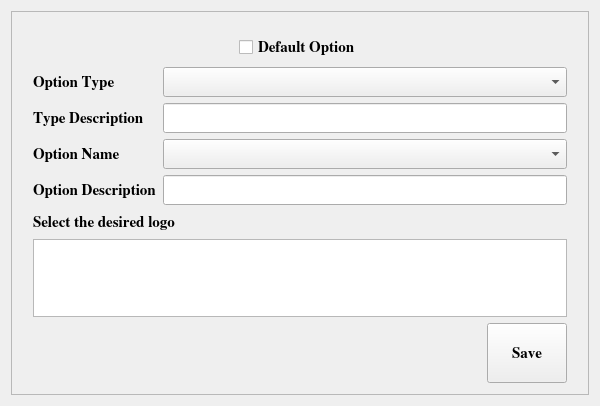
<?xml version="1.0" encoding="UTF-8"?>
<ui version="4.0">
 <class>ProductOptionCreationWidgetBase</class>
 <widget class="QWidget" name="ProductOptionCreationWidgetBase">
  <property name="geometry">
   <rect>
    <x>0</x>
    <y>0</y>
    <width>600</width>
    <height>406</height>
   </rect>
  </property>
  <property name="sizePolicy">
   <sizepolicy hsizetype="Minimum" vsizetype="Minimum">
    <horstretch>0</horstretch>
    <verstretch>0</verstretch>
   </sizepolicy>
  </property>
  <property name="minimumSize">
   <size>
    <width>400</width>
    <height>400</height>
   </size>
  </property>
  <property name="maximumSize">
   <size>
    <width>32767</width>
    <height>32767</height>
   </size>
  </property>
  <property name="font">
   <font>
    <family>Nimbus Roman No9 l</family>
    <pointsize>11</pointsize>
    <weight>75</weight>
    <bold>true</bold>
   </font>
  </property>
  <property name="windowTitle">
   <string>Create a new option</string>
  </property>
  <layout class="QGridLayout">
   <item row="0" column="0">
    <widget class="QFrame" name="frame14">
     <property name="frameShape">
      <enum>QFrame::StyledPanel</enum>
     </property>
     <property name="frameShadow">
      <enum>QFrame::Raised</enum>
     </property>
     <layout class="QGridLayout">
      <item row="0" column="1">
       <spacer name="spacer26">
        <property name="orientation">
         <enum>Qt::Vertical</enum>
        </property>
        <property name="sizeType">
         <enum>QSizePolicy::Fixed</enum>
        </property>
        <property name="sizeHint" stdset="0">
         <size>
          <width>20</width>
          <height>10</height>
         </size>
        </property>
       </spacer>
      </item>
      <item row="2" column="2">
       <spacer name="spacer25">
        <property name="orientation">
         <enum>Qt::Horizontal</enum>
        </property>
        <property name="sizeType">
         <enum>QSizePolicy::Fixed</enum>
        </property>
        <property name="sizeHint" stdset="0">
         <size>
          <width>10</width>
          <height>20</height>
         </size>
        </property>
       </spacer>
      </item>
      <item row="1" column="1" rowspan="2">
       <layout class="QVBoxLayout">
        <item>
         <layout class="QHBoxLayout">
          <item>
           <spacer name="spacer50">
            <property name="orientation">
             <enum>Qt::Horizontal</enum>
            </property>
            <property name="sizeType">
             <enum>QSizePolicy::Expanding</enum>
            </property>
            <property name="sizeHint" stdset="0">
             <size>
              <width>61</width>
              <height>20</height>
             </size>
            </property>
           </spacer>
          </item>
          <item>
           <widget class="QCheckBox" name="option_default">
            <property name="font">
             <font>
              <family>Nimbus Roman No9 l</family>
              <pointsize>11</pointsize>
              <weight>75</weight>
              <bold>true</bold>
             </font>
            </property>
            <property name="text">
             <string>Default Option</string>
            </property>
           </widget>
          </item>
          <item>
           <spacer name="spacer51">
            <property name="orientation">
             <enum>Qt::Horizontal</enum>
            </property>
            <property name="sizeType">
             <enum>QSizePolicy::Expanding</enum>
            </property>
            <property name="sizeHint" stdset="0">
             <size>
              <width>81</width>
              <height>21</height>
             </size>
            </property>
           </spacer>
          </item>
         </layout>
        </item>
        <item>
         <layout class="QGridLayout">
          <item row="1" column="1">
           <widget class="QLineEdit" name="description_option_type">
            <property name="font">
             <font>
              <family>Nimbus Roman No9 l</family>
              <pointsize>11</pointsize>
              <weight>75</weight>
              <bold>true</bold>
             </font>
            </property>
           </widget>
          </item>
          <item row="3" column="1">
           <widget class="QLineEdit" name="description_option">
            <property name="font">
             <font>
              <family>Nimbus Roman No9 l</family>
              <pointsize>11</pointsize>
              <weight>75</weight>
              <bold>true</bold>
             </font>
            </property>
           </widget>
          </item>
          <item row="0" column="0">
           <widget class="QLabel" name="textLabel1">
            <property name="font">
             <font>
              <family>Nimbus Roman No9 l</family>
              <pointsize>11</pointsize>
              <weight>75</weight>
              <bold>true</bold>
             </font>
            </property>
            <property name="text">
             <string>Option Type</string>
            </property>
            <property name="wordWrap">
             <bool>false</bool>
            </property>
           </widget>
          </item>
          <item row="0" column="1">
           <widget class="QComboBox" name="option_type_combo">
            <property name="font">
             <font>
              <family>Nimbus Roman No9 l</family>
              <pointsize>11</pointsize>
              <weight>75</weight>
              <bold>true</bold>
             </font>
            </property>
           </widget>
          </item>
          <item row="2" column="0">
           <widget class="QLabel" name="textLabel3">
            <property name="font">
             <font>
              <family>Nimbus Roman No9 l</family>
              <pointsize>11</pointsize>
              <weight>75</weight>
              <bold>true</bold>
             </font>
            </property>
            <property name="text">
             <string>Option Name</string>
            </property>
            <property name="wordWrap">
             <bool>false</bool>
            </property>
           </widget>
          </item>
          <item row="1" column="0">
           <widget class="QLabel" name="textLabel2">
            <property name="font">
             <font>
              <family>Nimbus Roman No9 l</family>
              <pointsize>11</pointsize>
              <weight>75</weight>
              <bold>true</bold>
             </font>
            </property>
            <property name="text">
             <string>Type Description</string>
            </property>
            <property name="wordWrap">
             <bool>false</bool>
            </property>
           </widget>
          </item>
          <item row="3" column="0">
           <widget class="QLabel" name="textLabel4">
            <property name="font">
             <font>
              <family>Nimbus Roman No9 l</family>
              <pointsize>11</pointsize>
              <weight>75</weight>
              <bold>true</bold>
             </font>
            </property>
            <property name="text">
             <string>Option Description</string>
            </property>
            <property name="wordWrap">
             <bool>false</bool>
            </property>
           </widget>
          </item>
          <item row="2" column="1">
           <widget class="QComboBox" name="option_combo">
            <property name="font">
             <font>
              <family>Nimbus Roman No9 l</family>
              <pointsize>11</pointsize>
              <weight>75</weight>
              <bold>true</bold>
             </font>
            </property>
           </widget>
          </item>
         </layout>
        </item>
        <item>
         <spacer name="spacer14">
          <property name="orientation">
           <enum>Qt::Vertical</enum>
          </property>
          <property name="sizeType">
           <enum>QSizePolicy::Expanding</enum>
          </property>
          <property name="sizeHint" stdset="0">
           <size>
            <width>16</width>
            <height>20</height>
           </size>
          </property>
         </spacer>
        </item>
        <item>
         <layout class="QVBoxLayout">
          <item>
           <widget class="QLabel" name="logo_label">
            <property name="text">
             <string>Select the desired logo</string>
            </property>
            <property name="wordWrap">
             <bool>false</bool>
            </property>
           </widget>
          </item>
          <item>
           <widget class="QListWidget" name="logo">
            <property name="sizePolicy">
             <sizepolicy hsizetype="Expanding" vsizetype="Expanding">
              <horstretch>0</horstretch>
              <verstretch>0</verstretch>
             </sizepolicy>
            </property>
            <property name="minimumSize">
             <size>
              <width>0</width>
              <height>60</height>
             </size>
            </property>
           </widget>
          </item>
         </layout>
        </item>
        <item>
         <spacer name="spacer15">
          <property name="orientation">
           <enum>Qt::Vertical</enum>
          </property>
          <property name="sizeType">
           <enum>QSizePolicy::Expanding</enum>
          </property>
          <property name="sizeHint" stdset="0">
           <size>
            <width>20</width>
            <height>16</height>
           </size>
          </property>
         </spacer>
        </item>
        <item>
         <layout class="QHBoxLayout">
          <item>
           <widget class="QFrame" name="numblock_option_frame">
            <property name="frameShape">
             <enum>QFrame::StyledPanel</enum>
            </property>
            <property name="frameShadow">
             <enum>QFrame::Raised</enum>
            </property>
           </widget>
          </item>
          <item>
           <spacer name="spacer19">
            <property name="orientation">
             <enum>Qt::Horizontal</enum>
            </property>
            <property name="sizeType">
             <enum>QSizePolicy::MinimumExpanding</enum>
            </property>
            <property name="sizeHint" stdset="0">
             <size>
              <width>10</width>
              <height>20</height>
             </size>
            </property>
           </spacer>
          </item>
          <item>
           <widget class="QPushButton" name="save_option_button">
            <property name="minimumSize">
             <size>
              <width>0</width>
              <height>60</height>
             </size>
            </property>
            <property name="font">
             <font>
              <family>Nimbus Roman No9 l</family>
              <pointsize>11</pointsize>
              <weight>75</weight>
              <bold>true</bold>
             </font>
            </property>
            <property name="text">
             <string>Save</string>
            </property>
           </widget>
          </item>
         </layout>
        </item>
       </layout>
      </item>
      <item row="1" column="0">
       <spacer name="spacer24">
        <property name="orientation">
         <enum>Qt::Horizontal</enum>
        </property>
        <property name="sizeType">
         <enum>QSizePolicy::Fixed</enum>
        </property>
        <property name="sizeHint" stdset="0">
         <size>
          <width>10</width>
          <height>20</height>
         </size>
        </property>
       </spacer>
      </item>
     </layout>
    </widget>
   </item>
  </layout>
 </widget>
 <layoutdefault spacing="6" margin="11"/>
 <resources/>
 <connections/>
</ui>
